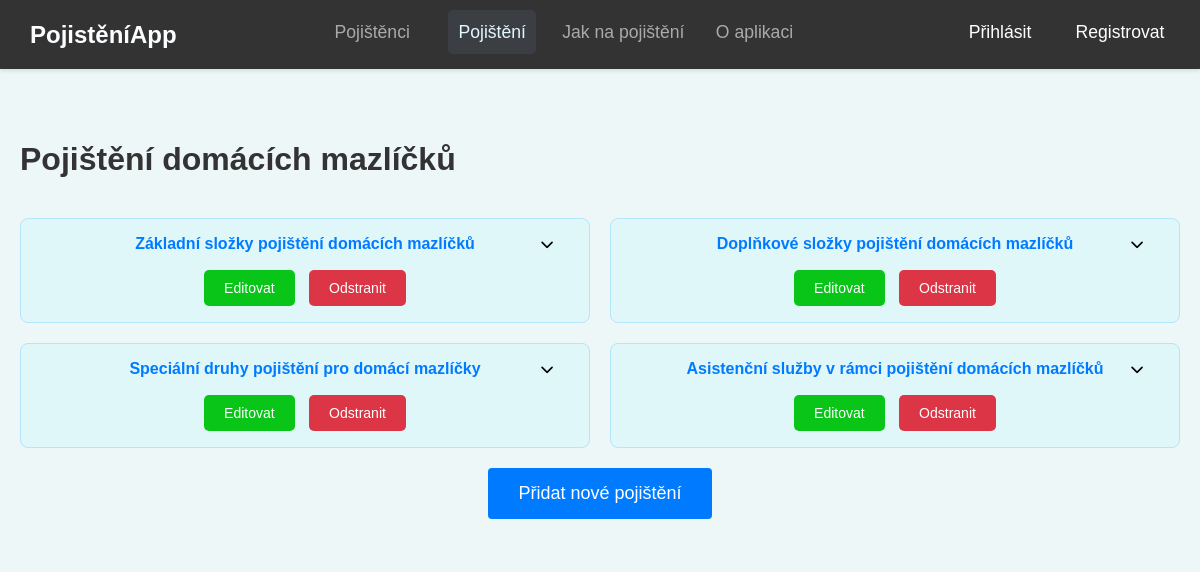
Page /pojisteni/pojisteni/ on the committed database.
### insurance/models.py (models this page shows, shortened)
class InsuranceType(models.Model):
    name = models.CharField("Název typu pojištění", max_length=100)
    description = models.TextField("Popis typu pojištění", blank=True)
    class Meta:
        verbose_name = "Typ pojištění"
        verbose_name_plural = "Typy pojištění"

### insurance/views.py (the view)
# urls.py: path('pojisteni/', views.insurance_list, name='insurance_list'),  # Seznam typů pojištění
def insurance_list(request):
    insurances = InsuranceType.objects.all()
    return render(request, 'insurance/insurance_list.html', {'insurances': insurances})

### insurance/templates/insurance/insurance_list.html (shortened to what this page needs)
{% extends 'insurance/base.html' %}
{% block content %}
<div class="container">
    <h1 class="page-title">Pojištění domácích mazlíčků</h1>
    <div class="insurance-grid">
        {% for insurance in insurances %}
        <div class="insurance-item">
            <div class="insurance-header">
                <strong class="insurance-name">
                    <a href="{% url 'insurance_coverage_list' insurance.id %}">{{ insurance.name }}</a>
                </strong>
                <button class="toggle-description" aria-expanded="false">
                    <i class="fas fa-chevron-down"></i>
                </button>
            </div>
            <div class="insurance-actions">
                <a href="{% url 'edit_insurance' insurance.id %}" class="btn btn-warning">Editovat</a>
                <a href="{% url 'delete_insurance' insurance.id %}" class="btn btn-danger" onclick="return confirm('Opravdu chcete tento typ pojištění odstranit?');">Odstranit</a>
            </div>
        </div>
        {% endfor %}
    </div>
    <div class="btn-container-center">
        <a href="{% url 'add_insurance' %}" class="btn btn-primary btn-add-insurance">Přidat nové pojištění</a>
    </div>
</div>
{% endblock %}

### insurance/static/css/style.css (style rules this page uses)
body { font-family: Arial, sans-serif; margin: 0; padding: 0; background-color: #edf7f8; }
.container { max-width: 1200px; margin: 80px auto 20px auto; padding: 20px; background-color: #edf7f8; border-radius: 8px; }
h1 { font-size: 2em; color: #333; margin-bottom: 20px; }
a { color: #007bff; text-decoration: none; }
.btn { font-size: 14px; padding: 10px 20px; margin: 5px; border-radius: 5px; border: none; cursor: pointer; }
.btn-primary { background-color: #007bff; color: white; }
.btn-danger { background-color: #dc3545; color: white; }
.btn-warning { background-color: #08c517; color: white; }
.page-title { font-size: 32px; color: #333; margin-bottom: 40px; font-weight: bold; text-align: left; }
.btn-container-center { display: flex; justify-content: center; margin-top: 15px; }
.btn-add-insurance { font-size: 18px; padding: 15px 30px; text-align: center; text-decoration: none; background-color: #007bff; color: white; border-radius: 4px; border: none; white-space: nowrap; }
.insurance-name { position: absolute; left: 50%; transform: translateX(-50%); text-align: center; white-space: nowrap; }
.insurance-name a { color: #007bff; text-decoration: none; font-weight: bold; color: #007bff; }
.insurance-header { display: flex; justify-content: space-between; align-items: center; width: 100%; position: relative; margin-bottom: 15px; padding: 10px 0px; }
.insurance-header a { text-decoration: none; color: #007bff; font-weight: bold; }
.insurance-header .toggle-description { margin-left: 10px; }
.insurance-actions { margin-top: 25px; padding: 0 0 10px 0; text-align: center; }
.insurance-actions .btn { margin-left: 5x; margin-right: 5px; }
.insurance-grid { display: grid; grid-template-columns: repeat(2, 1fr); gap: 20px; align-items: start; }
.insurance-item { background-color: #e0f7fa; padding: 15px 20px; border-radius: 8px; border: 1px solid #b3e5fc; transition: background-color 0.3s ease, border-color 0.3s ease; position: relative; display: block; }
.insurance-item a { text-decoration: none; }
.toggle-description { position: absolute; right: 10px; margin-left: auto; cursor: pointer; background: none; border: none; outline: none; }

### rows in the picture
InsuranceType: name "Základní složky pojištění domácích mazlíčků"
InsuranceType: name "Doplňkové složky pojištění domácích mazlíčků"
InsuranceType: name "Speciální druhy pojištění pro domácí mazlíčky"
InsuranceType: name "Asistenční služby v rámci pojištění domácích mazlíčků"
